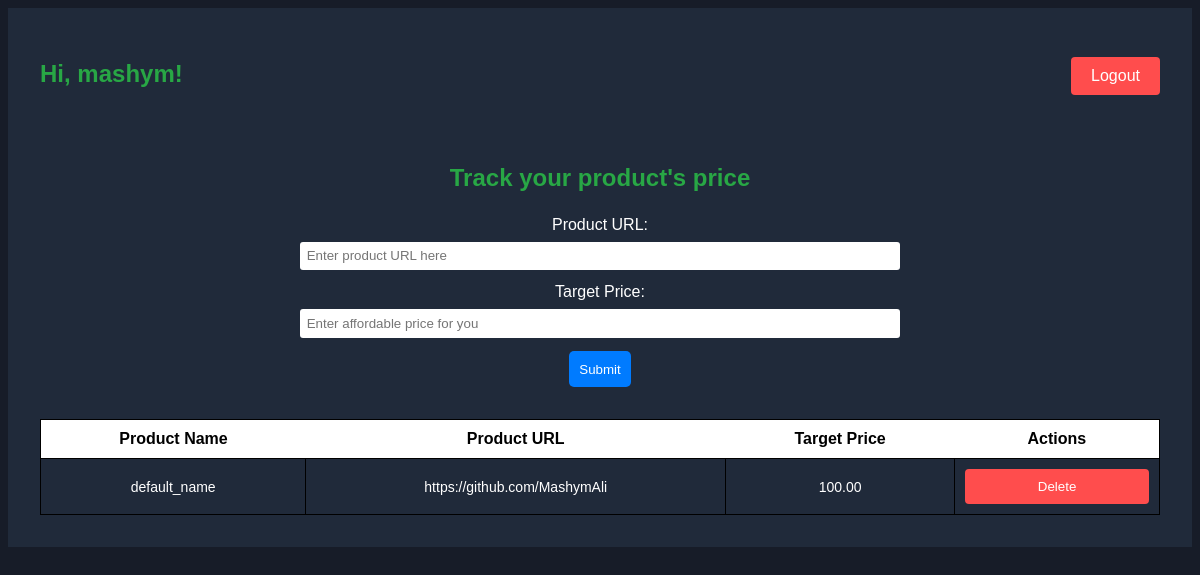
Page /tracker/ (signed in) on the earlier database version.
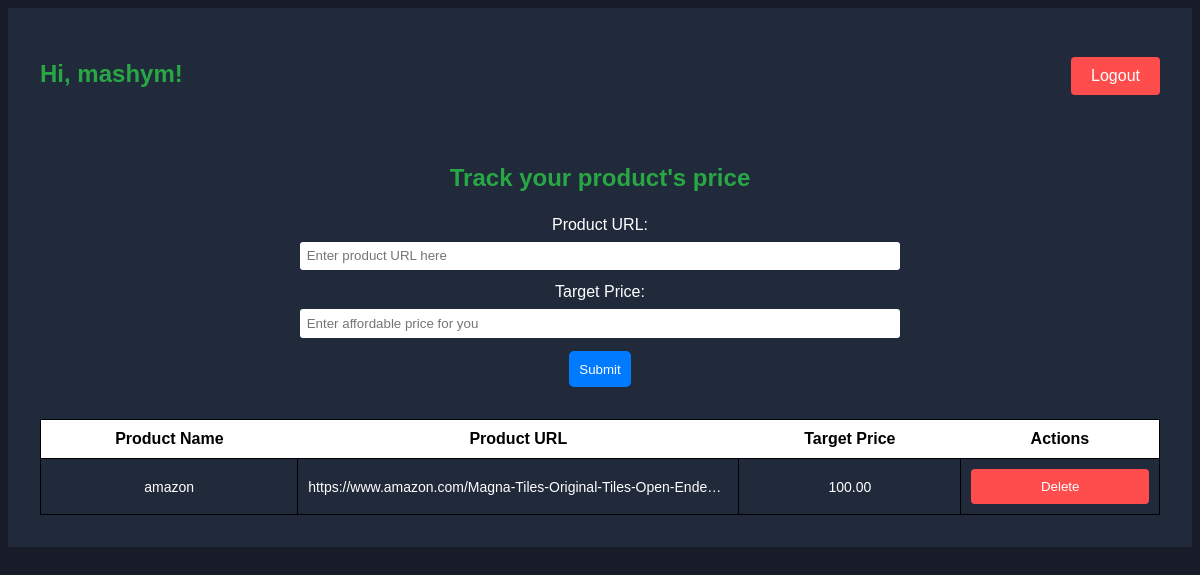
Same page on the later database version.
### app1/models.py (models this page shows, shortened)
class Product(models.Model):
    name = models.CharField(max_length=100)
    url = models.URLField(max_length=1000)
    target_price = models.DecimalField(max_digits=10, decimal_places=2)
    user = models.ForeignKey(User, on_delete=models.CASCADE)

### app1/views.py (the view)
# urls.py: path('tracker/',views.MainPage,name='tracker'),
def MainPage(request):
    username = request.user.username
    products = Product.objects.filter(user=request.user)
    has_product = Product.objects.filter(user=request.user).exists()
    error_msg = ""
    if request.method == 'POST':
        form = ProductForm(request.POST)
        if has_product:
            error_msg = 'You can only track one product at a time. Please delete the existing product before adding a new one.'
        else:
            if form.is_valid():
                product = form.save(commit=False)
                product.user = request.user
                headers = {
                    'User-Agent': 'Mozilla/5.0 (Windows NT 10.0; Win64; x64) AppleWebKit/537.36 (KHTML, like Gecko) Chrome/58.0.3029.110 Safari/537.36',
                    'Accept-Language': 'en-US,en;q=0.9',
                    'Accept-Encoding': 'gzip, deflate, br',
                    'Connection': 'keep-alive'
                }
                page=requests.get(product.url,headers=headers)
                soup = bs(page.content,"html.parser")
                try:
                    product_name = soup.find('span', attrs={'class': 'a-size-large'}).get_text().strip()
                    product_name = product_name.split(',')[0].strip()
                except:
                    product_name = "Product 1"
                product.name=product_name
                product.save()
                return redirect('tracker')
            else:
                print(form.errors)
    else:
        form = ProductForm()
    context = {
        'username': username,
        'products': products,
        'error_msg': error_msg,
        'form': form,
    }
    return render(request,'tracker.html',context)

### app1/forms.py
class ProductForm(forms.ModelForm):
    name = forms.CharField(widget=forms.TextInput(attrs={'class': 'form-control'}), initial='default_name', required=False)
    url = forms.URLField(widget=forms.URLInput(attrs={'class': 'form-control'}), validators=[validators.URLValidator()])
    target_price = forms.DecimalField(widget=forms.NumberInput(attrs={'class': 'form-control'}))
    class Meta:
        model = Product
        fields = ['name', 'url', 'target_price']

### templates/tracker.html (shortened to what this page needs)
<!DOCTYPE html>
<html lang="en">
{% load static %}
<head>
    <link rel="stylesheet" href="{% static 'css/style.css' %}">
</head>
<body>
    <div class="page-container">
        <div class="header">
          <h2>Hi, {{username}}!</h2>
          <a href="{% url 'logout' %}" class="logout-btn">Logout</a>
        </div>
        <div class="form-container">
          <h2>Track your product's price</h2>
          <form method="POST">
            <label for="url-input">Product URL:</label>
            <input type="text" id="url-input" name="url" placeholder="Enter product URL here" required>
            <label for="price-input">Target Price:</label>
            <input type="number" id="price-input" name="target_price" placeholder="Enter affordable price for you" required>
            <input type="submit" value="Submit">
          </form>
        </div>
        <div class="table-container">
          <table>
            <thead>
              <tr>
                <th>Product Name</th>
                <th>Product URL</th>
                <th>Target Price</th>
                <th>Actions</th>
              </tr>
            </thead>
            <tbody>
              {% for product in products %}
              <tr>
                <td>{{product.name}}</td>
                <td>{{ product.url }}</td>
                <td>{{ product.target_price }}</td>
                <td>
                  <form method="POST" action="{% url 'delete_product' product.id %}">
                    <button type="submit" id="dlt_btn">Delete</button>
                  </form>
                </td>
              </tr>
              {% empty %}
              <tr>
                <td colspan="4">No products added yet.</td>
              </tr>
              {% endfor %}
            </tbody>
          </table>
        </div>
      </div>
</body>
</html>

### static/css/style.css (style rules this page uses)
body { font-family: Arial, sans-serif; text-align: center; background-color: #171c28; color: #fff; }
h2 { color: #28a745; margin-bottom: 1em; }
form { display: flex; flex-direction: column; }
label { color: #fff; margin-bottom: 0.5em; }
input[type="text"], input[type="email"], input[type="password"] { padding: 0.5em; border: none; border-radius: 3px; margin-bottom: 1em; }
input[type="submit"] { background-color: #007bff; color: #fff; border: none; padding: 0.8em; border-radius: 5px; cursor: pointer; width: fit-content; text-align: center; display: block; margin: auto; }
.page-container { background-color: #202a3a; padding: 2em; }
.header { display: flex; justify-content: space-between; align-items: center; margin-bottom: 2em; }
.header h2 { color: #28a745; }
.logout-btn { background-color: transparent; border: none; color: #fff; text-decoration: underline; cursor: pointer; }
.form-container { display: flex; flex-direction: column; justify-content: center; align-items: center; }
form { display: flex; flex-direction: column; width: 100%; max-width: 600px; }
input[type="text"], input[type="number"] { padding: 0.5em; border: none; border-radius: 3px; margin-bottom: 1em; }
.logout-btn , #dlt_btn { background-color: #ff4d4d; color: #fff; padding: 10px 20px; border: none; border-radius: 4px; cursor: pointer; text-decoration: none; }
.table-container { display: flex; justify-content: center; align-items: center; }
table { width: 100%; border-collapse: collapse; border: 1px solid black; }
th { background-color: #fff; color: #000; padding: 10px; }
td { word-wrap: break-word; border: 1px solid #000; padding: 10px; font-size: 14px; }
td:nth-child(1), td:nth-child(2), td:nth-child(3) { max-width: 200px; overflow: hidden; text-overflow: ellipsis; white-space: nowrap; }
td:nth-child(4) { max-width: 200px; overflow-x: auto; }

Differences in the rows shown:
removed Product: name "default_name", url "https://github.com/MashymAli", target_price "100.00"
added Product: name "amazon", url "https://www.amazon.com/Magna-Tiles-Original-Tiles-Open-Ende…", target_price "100.00"
